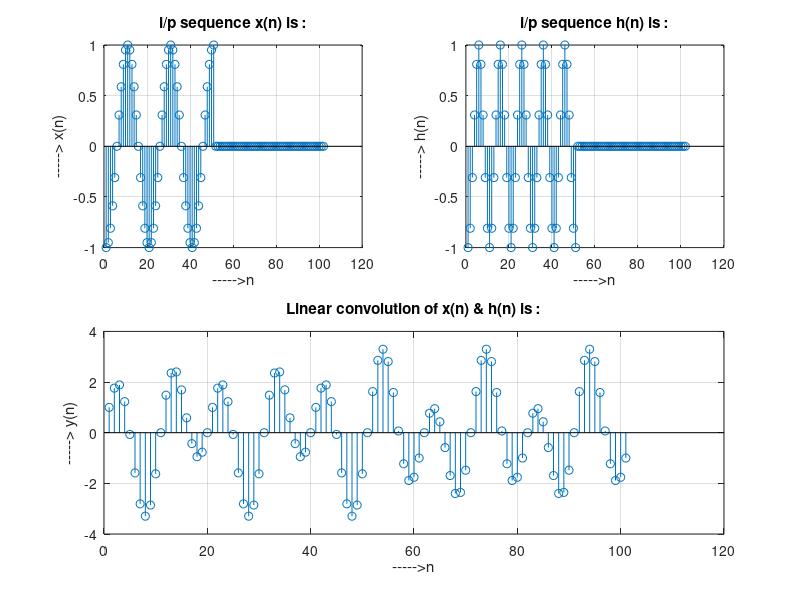

Source code (MATLAB):
clc;
clear all;
disp('linear convolution program');
fs=input('Enter sampling frequency : ');
n= -5:(1/fs):5;
x=sin(n*pi/2);
m1=length(x);
h=cos(n*pi);
m2=length(h);
x=[x,zeros(1,m2)];
subplot(2,2,1), stem(x);
title('i/p sequence x(n) is :');
xlabel('----->n');
ylabel('-----> x(n)'); grid;


h=[h,zeros(1,m1)];
subplot(2,2,2), stem(h);
title('i/p sequence h(n) is :');
xlabel('----->n');
ylabel('-----> h(n)'); grid;
disp('Linear convolution of x(n) & h(n) is y(n) :');
y=zeros(1,m1+m2-1);

for i=1:m1+m2-1
    y(i)=0;
    for j=1:m1+m2-1
        if(j<i+1)
            y(i)=y(i)+x(j)*h(i-j+1);
        end
    end
end

y

subplot(2,2,[3,4]), stem(y);
title('Linear convolution of x(n) & h(n) is :');
xlabel('----->n');
ylabel('-----> y(n)');
grid;



